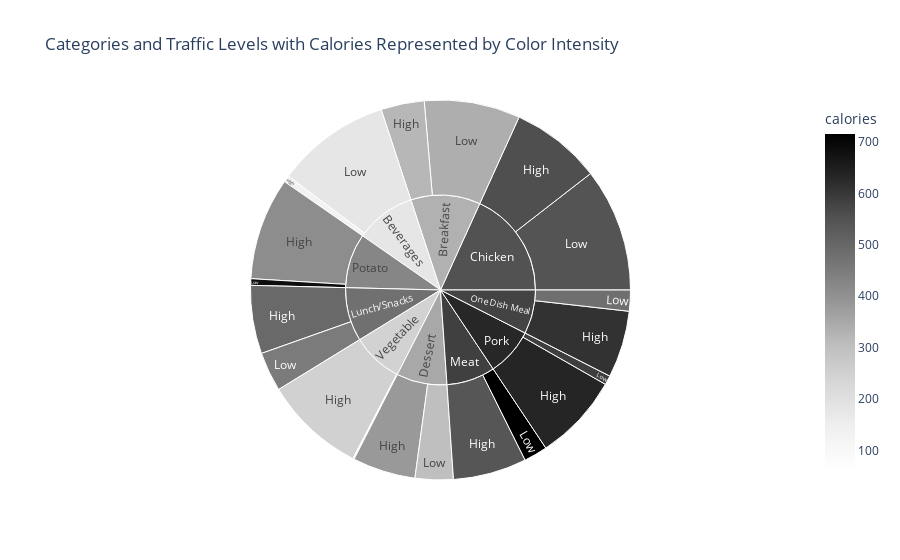

Notebook code for this chart:
### Markdown cell above
## 11. Categories and Traffic Level by Calories

### Code cell
import plotly.express as px

# Sunburst Chart
fig = px.sunburst(df, path=['category', 'high_traffic'], color='calories',
                  color_continuous_scale='greys', title='Categories and Traffic Levels with Calories Represented by Color Intensity')
fig.show()

### Figure 1 — Plotly figure (JSON) as saved in the notebook; plotly's stock layout.template omitted (floating-point values rounded to 4 significant figures)
{"data": [{"branchvalues": "total", "customdata": [[132.3], [318.6], [557.8], [382.2], [494.9], [542.5], [610.3], [634.1], [408.5], [247.4], [180.3], [337.9], [546.9], [300.3], [451.1], [715.4], [479.6], [588.6], [683.9], [61.8], [177.7], [331.9], [551.5], [351.4], [478.8], [584.5], [579.1], [629.7], [425.1], [245.0]], "domain": {"x": [0, 1], "y": [0, 1]}, "hovertemplate": "labels=%{label}<br>count=%{value}<br>parent=%{parent}<br>id=%{id}<br>calories=%{color}<extra></extra>", "ids": ["Beverages/High", "Breakfast/High", "Chicken/High", "Dessert/High", "Lunch/Snacks/High", "Meat/High", "One Dish Meal/High", "Pork/High", "Potato/High", "Vegetable/High", "Beverages/Low", "Breakfast/Low", "Chicken/Low", "Dessert/Low", "Lunch/Snacks/Low", "Meat/Low", "One Dish Meal/Low", "Pork/Low", "Potato/Low", "Vegetable/Low", "Beverages", "Breakfast", "Chicken", "Dessert", "Lunch/Snacks", "Meat", "One Dish Meal", "Pork", "Potato", "Vegetable"], "labels": ["High", "High", "High", "High", "High", "High", "High", "High", "High", "High", "Low", "Low", "Low", "Low", "Low", "Low", "Low", "Low", "Low", "Low", "Beverages", "Breakfast", "Chicken", "Dessert", "Lunch/Snacks", "Meat", "One Dish Meal", "Pork", "Potato", "Vegetable"], "marker": {"coloraxis": "coloraxis", "colors": [132.3, 318.6, 557.8, 382.2, 494.9, 542.5, 610.3, 634.1, 408.5, 247.4, 180.3, 337.9, 546.9, 300.3, 451.1, 715.4, 479.6, 588.6, 683.9, 61.8, 177.7, 331.9, 551.5, 351.4, 478.8, 584.5, 579.1, 629.7, 425.1, 245.0]}, "name": "", "parents": ["Beverages", "Breakfast", "Chicken", "Dessert", "Lunch/Snacks", "Meat", "One Dish Meal", "Pork", "Potato", "Vegetable", "Beverages", "Breakfast", "Chicken", "Dessert", "Lunch/Snacks", "Meat", "One Dish Meal", "Pork", "Potato", "Vegetable", "", "", "", "", "", "", "", "", "", ""], "values": [5, 33, 69, 48, 52, 56, 51, 66, 78, 77, 87, 73, 94, 29, 30, 18, 16, 7, 5, 1, 92, 106, 163, 77, 82, 74, 67, 73, 83, 78], "type": "sunburst"}], "layout": {"coloraxis": {"colorbar": {"title": {"text": "calories"}}, "colorscale": [[0, "rgb(255,255,255)"], [0.125, "rgb(240,240,240)"], [0.25, "rgb(217,217,217)"], [0.375, "rgb(189,189,189)"], [0.5, "rgb(150,150,150)"], [0.625, "rgb(115,115,115)"], [0.75, "rgb(82,82,82)"], [0.875, "rgb(37,37,37)"], [1, "rgb(0,0,0)"]]}, "legend": {"tracegroupgap": 0}, "title": {"text": "Categories and Traffic Levels with Calories Represented by Color Intensity"}}}
